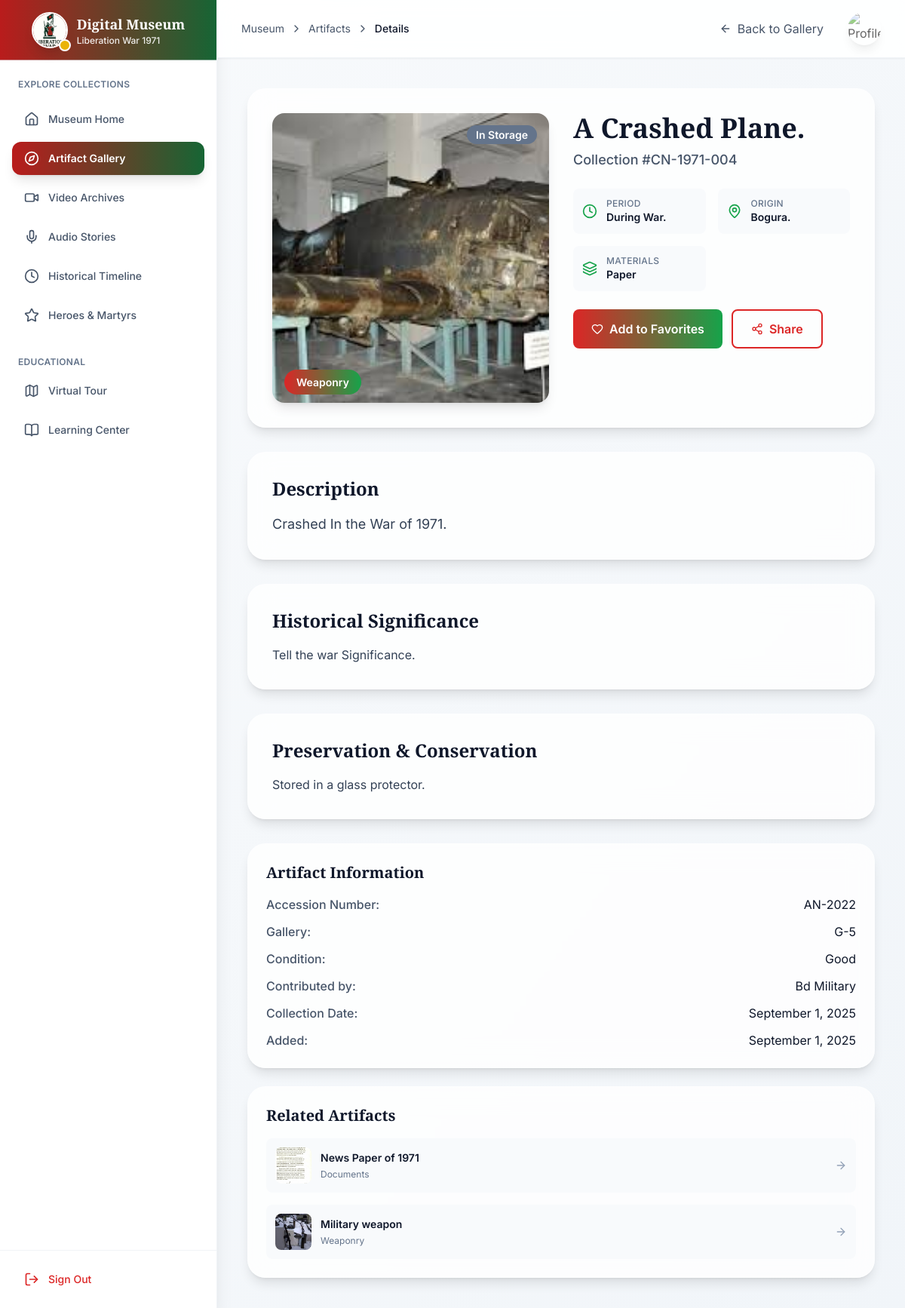
Screenshot of /artifact_detail.php?id=5 (signed in) with the database file from the repository.
### tables this page shows
CREATE TABLE `artifacts` (
  `artifact_id` int(11) NOT NULL,
  `collection_number` varchar(50) NOT NULL,
  `accession_number` varchar(50) DEFAULT NULL,
  `title` varchar(255) NOT NULL,
  `object_type` varchar(100) DEFAULT NULL,
  `period` varchar(100) DEFAULT NULL,
  `description` text DEFAULT NULL,
  `significance_comment` text DEFAULT NULL,
  `contributor_name` varchar(255) DEFAULT NULL,
  `collection_date` date DEFAULT NULL,
  `found_place` varchar(255) DEFAULT NULL,
  `measurements` varchar(100) DEFAULT NULL,
  `materials` varchar(255) DEFAULT NULL,
  `gallery_number` varchar(50) DEFAULT NULL,
  `condition` varchar(50) DEFAULT NULL,
  `preservation_notes` text DEFAULT NULL,
  `correction_notes` text DEFAULT NULL,
  `is_featured` tinyint(1) NOT NULL DEFAULT 0,
  `artifact_image_url` varchar(255) DEFAULT NULL,
  `status` enum('On Display','In Storage','Under Restoration','On Loan') NOT NULL DEFAULT 'In Storage',
  `added_by_user_id` int(11) DEFAULT NULL,
  `created_at` timestamp NOT NULL DEFAULT current_timestamp()
);

### artifact_detail.php (the view, shortened to what the rows shown need)
<?php
$baseURL = "http://localhost/MUSEUM/";
$artifactId = isset($_GET['id']) ? (int)$_GET['id'] : 0;
$host = "localhost";
$username = "root";
$password = "";
$database = "museum";
$conn = new mysqli($host, $username, $password, $database);
$artifactQuery = "SELECT a.*,
                         COALESCE(a.artifact_image_url, 'images/default_artifact.png') as image_url,
                         u.full_name as added_by_name
                  FROM artifacts a
                  LEFT JOIN users u ON a.added_by_user_id = u.user_id
                  WHERE a.artifact_id = ? LIMIT 1";
$artifact = null;
if ($stmt = $conn->prepare($artifactQuery)) {
    $stmt->bind_param("i", $artifactId);
    $stmt->execute();
    $result = $stmt->get_result();
    if ($result && $result->num_rows > 0) {
        $artifact = $result->fetch_assoc();
    }
}
$relatedArtifacts = [];
$relatedQuery = "SELECT artifact_id, title, object_type,
                        COALESCE(artifact_image_url, 'images/default_artifact.png') as image_url
                 FROM artifacts
                 WHERE (object_type = ? OR period = ?) AND artifact_id != ?
                 ORDER BY created_at DESC
                 LIMIT 6";
if ($stmt = $conn->prepare($relatedQuery)) {
    $stmt->bind_param("ssi", $artifact['object_type'], $artifact['period'], $artifactId);
    $stmt->execute();
    $result = $stmt->get_result();
    while ($row = $result->fetch_assoc()) {
        $relatedArtifacts[] = $row;
    }
}
?>
<!DOCTYPE html>
<html lang="en">
<head>
    <script src="https://cdn.tailwindcss.com"></script>
    <link rel="stylesheet" href="https://unpkg.com/aos@next/dist/aos.css" />
</head>
<body class="min-h-screen bg-gradient-to-br from-slate-50 to-slate-100 font-sans">
    <aside class="w-72 bg-white/95 backdrop-blur-lg border-r border-slate-200/50 flex-col h-screen fixed hidden lg:flex shadow-xl">
        <div class="h-20 flex items-center justify-center px-6 border-b border-slate-200/50 bg-gradient-to-r from-red-700 to-green-800">
            <div class="flex items-center space-x-3">
                <div class="text-left text-white">
                    <h1 class="text-lg font-bold font-serif">Digital Museum</h1>
                </div>
            </div>
        </div>
    </aside>
    <main id="main-content" class="flex-1 lg:ml-72">
        <div class="p-6 lg:p-10">
            <section class="bg-white/80 backdrop-blur-lg rounded-3xl p-8 shadow-lg border border-white/20 mb-8" data-aos="fade-up">
                <div class="grid grid-cols-1 lg:grid-cols-2 gap-8">
                    <div class="space-y-4">
                        <div class="relative overflow-hidden rounded-2xl shadow-lg group">
                            <div class="absolute top-4 right-4">
                                <?php
                                $statusClass = '';
                                switch($artifact['status']) {
                                    case 'In Storage': $statusClass = 'bg-slate-500 text-white'; break;
                                }
                                ?>
                                <span class="<?php echo $statusClass; ?> px-3 py-1 text-sm font-semibold rounded-full">
                                    <?php echo htmlspecialchars($artifact['status']); ?>
                                </span>
                            </div>
                            <div class="absolute bottom-4 left-4">
                                <span class="bg-gradient-to-r from-red-600 to-green-600 text-white px-4 py-2 text-sm font-semibold rounded-full">
                                    <?php echo htmlspecialchars($artifact['object_type'] ?: 'Artifact'); ?>
                                </span>
                            </div>
                        </div>
                    </div>
                    <div class="space-y-6">
                        <div>
                            <h1 class="text-4xl font-bold text-slate-900 font-serif mb-2">
                                <?php echo htmlspecialchars($artifact['title']); ?>
                            </h1>
                            <p class="text-lg text-slate-600 font-medium">
                                Collection #<?php echo htmlspecialchars($artifact['collection_number']); ?>
                            </p>
                        </div>
                        <div class="grid grid-cols-1 sm:grid-cols-2 gap-4">
                            <?php if ($artifact['period']): ?>
                            <div class="flex items-center space-x-3 p-3 bg-slate-50 rounded-lg">
                                <i data-lucide="clock" class="w-5 h-5 text-green-600"></i>
                                <div>
                                    <div class="text-xs font-medium text-slate-500 uppercase tracking-wide">Period</div>
                                    <div class="text-sm font-semibold text-slate-900"><?php echo htmlspecialchars($artifact['period']); ?></div>
                                </div>
                            </div>
                            <?php endif; ?>
                            <?php if ($artifact['found_place']): ?>
                            <div class="flex items-center space-x-3 p-3 bg-slate-50 rounded-lg">
                                <i data-lucide="map-pin" class="w-5 h-5 text-green-600"></i>
                                <div>
                                    <div class="text-xs font-medium text-slate-500 uppercase tracking-wide">Origin</div>
                                    <div class="text-sm font-semibold text-slate-900"><?php echo htmlspecialchars($artifact['found_place']); ?></div>
                                </div>
                            </div>
                            <?php endif; ?>
                            <?php if ($artifact['materials']): ?>
                            <div class="flex items-center space-x-3 p-3 bg-slate-50 rounded-lg">
                                <i data-lucide="layers" class="w-5 h-5 text-green-600"></i>
                                <div>
                                    <div class="text-xs font-medium text-slate-500 uppercase tracking-wide">Materials</div>
                                    <div class="text-sm font-semibold text-slate-900"><?php echo htmlspecialchars($artifact['materials']); ?></div>
                                </div>
                            </div>
                            <?php endif; ?>
                        </div>
                    </div>
                </div>
            </section>
            <div class="grid grid-cols-1 xl:grid-cols-3 gap-8">
                <section class="xl:col-span-2 space-y-8">
                    <div class="bg-white/80 backdrop-blur-lg rounded-3xl p-8 shadow-lg border border-white/20" data-aos="fade-up">
                        <h2 class="text-2xl font-bold text-slate-900 font-serif mb-4">Description</h2>
                        <div class="prose prose-slate max-w-none">
                            <p class="text-slate-700 leading-relaxed text-lg">
                                <?php echo nl2br(htmlspecialchars($artifact['description'] ?: 'No description available for this artifact.')); ?>
                            </p>
                        </div>
                    </div>
                    <?php if ($artifact['significance_comment']): ?>
                    <div class="bg-white/80 backdrop-blur-lg rounded-3xl p-8 shadow-lg border border-white/20" data-aos="fade-up">
                        <h2 class="text-2xl font-bold text-slate-900 font-serif mb-4">Historical Significance</h2>
                        <div class="prose prose-slate max-w-none">
                            <p class="text-slate-700 leading-relaxed">
                                <?php echo nl2br(htmlspecialchars($artifact['significance_comment'])); ?>
                            </p>
                        </div>
                    </div>
                    <?php endif; ?>
                    <?php if ($artifact['preservation_notes']): ?>
                    <div class="bg-white/80 backdrop-blur-lg rounded-3xl p-8 shadow-lg border border-white/20" data-aos="fade-up">
                        <h2 class="text-2xl font-bold text-slate-900 font-serif mb-4">Preservation & Conservation</h2>
                        <div class="prose prose-slate max-w-none">
                            <p class="text-slate-700 leading-relaxed">
                                <?php echo nl2br(htmlspecialchars($artifact['preservation_notes'])); ?>
                            </p>
                        </div>
                    </div>
                    <?php endif; ?>
                </section>
                <aside class="space-y-6">
                    <div class="bg-white/80 backdrop-blur-lg rounded-3xl p-6 shadow-lg border border-white/20" data-aos="fade-left">
                        <div class="space-y-3">
                            <?php if ($artifact['accession_number']): ?>
                            <div class="flex justify-between">
                                <span class="text-slate-600 font-medium">Accession Number:</span>
                                <span class="text-slate-900"><?php echo htmlspecialchars($artifact['accession_number']); ?></span>
                            </div>
                            <?php endif; ?>
                            <?php if ($artifact['gallery_number']): ?>
                            <div class="flex justify-between">
                                <span class="text-slate-600 font-medium">Gallery:</span>
                                <span class="text-slate-900"><?php echo htmlspecialchars($artifact['gallery_number']); ?></span>
                            </div>
                            <?php endif; ?>
                            <?php if ($artifact['condition']): ?>
                            <div class="flex justify-between">
                                <span class="text-slate-600 font-medium">Condition:</span>
                                <span class="text-slate-900"><?php echo htmlspecialchars($artifact['condition']); ?></span>
                            </div>
                            <?php endif; ?>
                            <?php if ($artifact['contributor_name']): ?>
                            <div class="flex justify-between">
                                <span class="text-slate-600 font-medium">Contributed by:</span>
                                <span class="text-slate-900"><?php echo htmlspecialchars($artifact['contributor_name']); ?></span>
                            </div>
                            <?php endif; ?>
                            <?php if ($artifact['collection_date']): ?>
                            <div class="flex justify-between">
                                <span class="text-slate-600 font-medium">Collection Date:</span>
                                <span class="text-slate-900"><?php echo date('F j, Y', strtotime($artifact['collection_date'])); ?></span>
                            </div>
                            <?php endif; ?>
                            <div class="flex justify-between">
                                <span class="text-slate-600 font-medium">Added:</span>
                                <span class="text-slate-900"><?php echo date('F j, Y', strtotime($artifact['created_at'])); ?></span>
                            </div>
                        </div>
                    </div>
                    <?php if (!empty($relatedArtifacts)): ?>
                    <div class="bg-white/80 backdrop-blur-lg rounded-3xl p-6 shadow-lg border border-white/20" data-aos="fade-left" data-aos-delay="200">
                        <div class="space-y-4">
                            <?php foreach ($relatedArtifacts as $related): ?>
                            <a href="artifact_detail.php?id=<?php echo $related['artifact_id']; ?>"
                               class="group flex items-center space-x-3 p-3 bg-slate-50 rounded-lg hover:bg-red-50 transition-all duration-300">
                                <img src="<?php echo $baseURL . htmlspecialchars($related['image_url']); ?>"
                                     alt="<?php echo htmlspecialchars($related['title']); ?>"
                                     class="w-12 h-12 object-cover rounded-lg">
                                <div class="flex-1 min-w-0">
                                    <h4 class="font-semibold text-slate-900 text-sm line-clamp-1 group-hover:text-red-600 transition-colors">
                                        <?php echo htmlspecialchars($related['title']); ?>
                                    </h4>
                                    <p class="text-xs text-slate-500 mt-1">
                                        <?php echo htmlspecialchars($related['object_type']); ?>
                                    </p>
                                </div>
                                <i data-lucide="arrow-right" class="w-4 h-4 text-slate-400 group-hover:text-red-600 transition-colors"></i>
                            </a>
                            <?php endforeach; ?>
                        </div>
                    </div>
                    <?php endif; ?>
                </aside>
            </div>
        </div>
    </main>
</body>
</html>

### rows the page displays
artifacts: status "In Storage", object_type "Weaponry", title "A Crashed Plane.", collection_number "CN-1971-004", period "During War.", found_place "Bogura.", materials "Paper", description "Crashed In the War of 1971.", significance_comment "Tell the war Significance.", preservation_notes "Stored in a glass protector.", accession_number "AN-2022", gallery_number "G-5", condition "Good", contributor_name "Bd Military", collection_date "September 1, 2025", created_at "September 1, 2025"
artifacts: shows a picture, title "News Paper of 1971", object_type "Documents"
artifacts: shows a picture, title "Military weapon", object_type "Weaponry"
